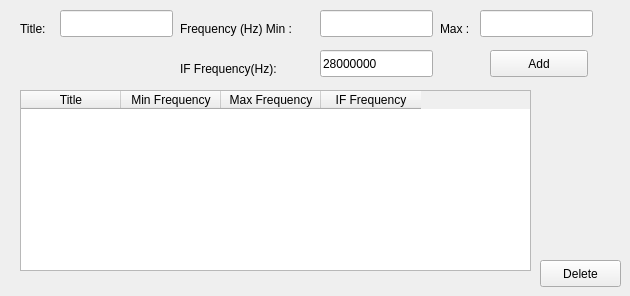
     <widget class="QWidget" name="XVTR">
      <property name="enabled">
       <bool>true</bool>
      </property>
      <attribute name="title">
       <string>XVTR</string>
      </attribute>
      <widget class="QLabel" name="label_21">
       <property name="geometry">
        <rect>
         <x>180</x>
         <y>20</y>
         <width>141</width>
         <height>17</height>
        </rect>
       </property>
       <property name="text">
        <string>Frequency (Hz) Min :</string>
       </property>
      </widget>
      <widget class="QLineEdit" name="minFrequencyLineEdit">
       <property name="geometry">
        <rect>
         <x>320</x>
         <y>10</y>
         <width>113</width>
         <height>27</height>
        </rect>
       </property>
      </widget>
      <widget class="QLabel" name="label_22">
       <property name="geometry">
        <rect>
         <x>20</x>
         <y>20</y>
         <width>41</width>
         <height>17</height>
        </rect>
       </property>
       <property name="text">
        <string>Title:</string>
       </property>
      </widget>
      <widget class="QLineEdit" name="titleLineEdit">
       <property name="geometry">
        <rect>
         <x>60</x>
         <y>10</y>
         <width>113</width>
         <height>27</height>
        </rect>
       </property>
      </widget>
      <widget class="QLabel" name="label_24">
       <property name="geometry">
        <rect>
         <x>440</x>
         <y>20</y>
         <width>41</width>
         <height>17</height>
        </rect>
       </property>
       <property name="text">
        <string>Max :</string>
       </property>
      </widget>
      <widget class="QLineEdit" name="maxFrequencyLineEdit">
       <property name="geometry">
        <rect>
         <x>480</x>
         <y>10</y>
         <width>113</width>
         <height>27</height>
        </rect>
       </property>
      </widget>
      <widget class="QLabel" name="label_25">
       <property name="geometry">
        <rect>
         <x>180</x>
         <y>60</y>
         <width>121</width>
         <height>17</height>
        </rect>
       </property>
       <property name="text">
        <string>IF Frequency(Hz):</string>
       </property>
      </widget>
      <widget class="QLineEdit" name="ifFrequencyLineEdit">
       <property name="geometry">
        <rect>
         <x>320</x>
         <y>50</y>
         <width>113</width>
         <height>27</height>
        </rect>
       </property>
       <property name="text">
        <string>28000000</string>
       </property>
      </widget>
      <widget class="QPushButton" name="addPushButton">
       <property name="geometry">
        <rect>
         <x>490</x>
         <y>50</y>
         <width>98</width>
         <height>27</height>
        </rect>
       </property>
       <property name="text">
        <string>Add</string>
       </property>
      </widget>
      <widget class="QPushButton" name="deletePushButton">
       <property name="geometry">
        <rect>
         <x>540</x>
         <y>260</y>
         <width>81</width>
         <height>27</height>
        </rect>
       </property>
       <property name="text">
        <string>Delete</string>
       </property>
      </widget>
      <widget class="QTableWidget" name="XVTRTableWidget">
       <property name="geometry">
        <rect>
         <x>20</x>
         <y>90</y>
         <width>511</width>
         <height>181</height>
        </rect>
       </property>
       <column>
        <property name="text">
         <string>Title</string>
        </property>
       </column>
       <column>
        <property name="text">
         <string>Min Frequency</string>
        </property>
       </column>
       <column>
        <property name="text">
         <string>Max Frequency</string>
        </property>
       </column>
       <column>
        <property name="text">
         <string>IF Frequency</string>
        </property>
       </column>
      </widget>
     </widget>
